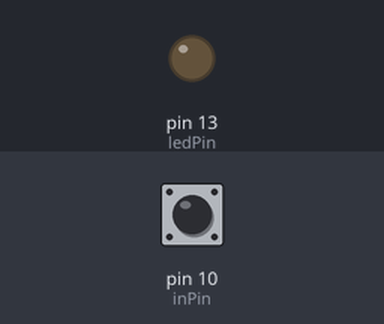
Simulated run of this sketch. Board: Arduino Uno, built with avr-gcc and run on an emulated ATmega328P. On the bench: output pins drawn as LEDs (lit = HIGH). Dashed ring = blinking. The test bench sets the inputs (shaded band); at power-on: pin 10 (inPin) LOW. What the sketch prints to the serial monitor is not drawn.

Above: at 1.2 s.
1.3 s: pin 10 (inPin) driven HIGH
At 2.3 s:
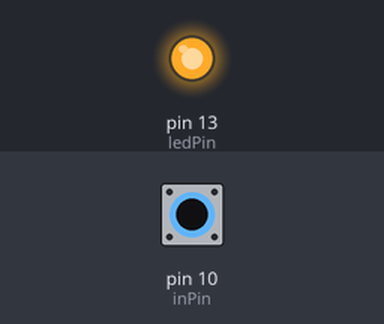
2.8 s: pin 10 (inPin) driven LOW
At 3.4 s:
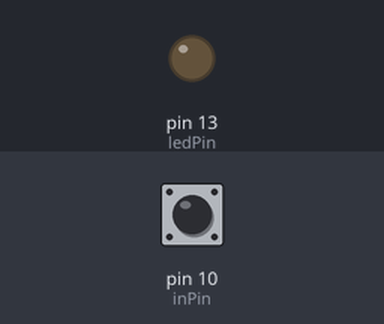
4.8 s: pin 10 (inPin) pulsed HIGH 2 times (0.12 s each, 0.3 s apart)
At 5.16 s:
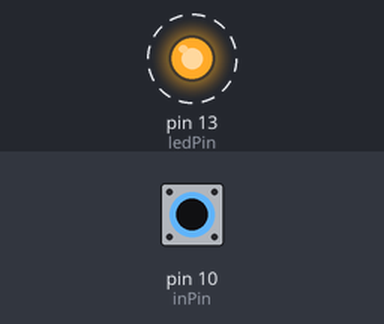
6.9 s: pin 10 (inPin) pulsed HIGH 5 times (0.12 s each, 0.3 s apart)
At 9.2 s:
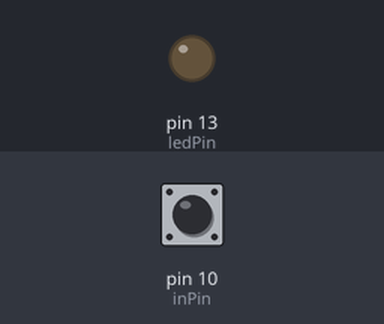
Timing chart, 0 to 10.7 s (numbered marks = the images above; inputs shaded):
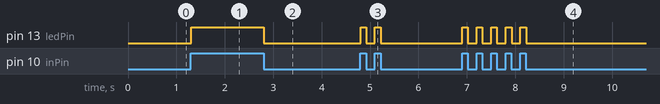

The sketch:

Ligar_led_TCRT5000.ino
```cpp
/*********************************
Autor: Fernando Krein Pinheiro
Data: 25/01/2012
Linguagem: C (Wiring)
========= IMPORTANTE ===========
O código esta livre para usar,
citar e compartilhar desde que
mantida sua fonte e seu autor.
Obrigado.
********************************/

int ledPin = 13;
int inPin = 10;
int valor = 0;

void setup()
{
   Serial.begin(9600);
   pinMode(ledPin, OUTPUT);
   pinMode(inPin, INPUT);
}

void loop()
{
    valor = digitalRead(inPin);

    if (valor == HIGH)
    {
           digitalWrite(ledPin, HIGH);
       Serial.write("Preto");
    } else
         {
               digitalWrite(ledPin, LOW);
           Serial.write("Branco");
        }
}
```

Measured:
- after the input at 1.3 s, pin 13 (ledPin): LOW → HIGH at once
- after the input at 2.8 s, pin 13 (ledPin): HIGH → LOW at once
- after the input at 4.8 s, pin 13 (ledPin): alternates HIGH for 0.12 s and LOW for 0.18 s, 4 changes in all, then stays LOW, starting at once
- after the input at 6.9 s, pin 13 (ledPin): alternates HIGH for 0.12 s and LOW for 0.18 s, 10 changes in all, then stays LOW, starting at once
